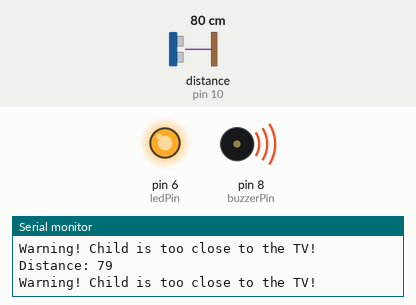
Recording of a sketch running on a simulated Arduino Uno, built with avr-gcc and run on an emulated ATmega328P. Parts: output pins drawn as LEDs (lit = HIGH), buzzer (waves = sounding, pin HIGH), the last lines printed to the serial monitor. Wiring (inferred from the names in the program): ultrasonic range finder: trigger pin 9; echo pin 10. The test bench sets the inputs (shaded band); at power-on: distance to the obstacle (sensor on pin 10) 80 cm. The echo pulse lasts 58.3 µs per cm; pins used as bus, display or sensor lines are not drawn.

Above: at 1.3 s.
1.4 s: distance to the obstacle (sensor on pin 10) set to 120 cm
At 2.3 s:
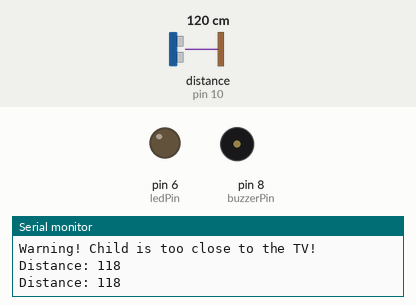
3.0 s: distance to the obstacle (sensor on pin 10) set to 2 cm
At 4.1 s:
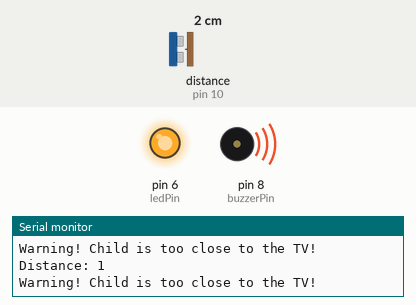
6.0 s: distance to the obstacle (sensor on pin 10) set to 250 cm
At 7.1 s:
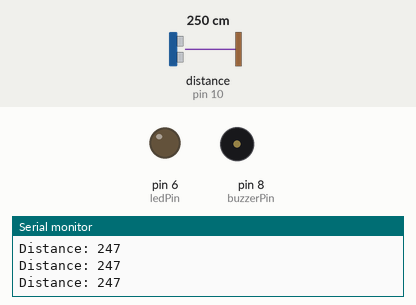
7.5 s: distance to the obstacle (sensor on pin 10) set to 4 cm
At 8.2 s:
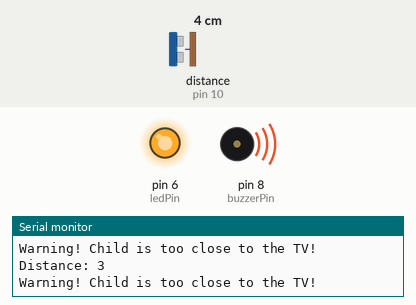
Timing chart, 0 to 10.0 s (numbered marks = the images above; inputs shaded):
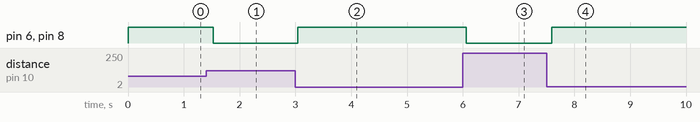

Measured:
- after the input at 1.4 s, pin 6 (ledPin), pin 8 (buzzerPin): HIGH → LOW after 0.13 s
- after the input at 3.0 s, pin 6 (ledPin), pin 8 (buzzerPin): LOW → HIGH at once
- after the input at 6.0 s, pin 6 (ledPin), pin 8 (buzzerPin): HIGH → LOW after 0.06 s
- after the input at 7.5 s, pin 6 (ledPin), pin 8 (buzzerPin): LOW → HIGH after 0.09 s

The sketch:

Child_safety_From_Tv.ino
```cpp
const int trigPin = 9;   // Ultrasonic sensor trigger pin
const int echoPin = 10;  // Ultrasonic sensor echo pin
const int buzzerPin = 8; // Buzzer pin
const int ledPin = 6;    // LED pin (optional for warning)

const int safeDistance = 100;  // Safe distance in cm

void setup() {
  pinMode(trigPin, OUTPUT);
  pinMode(echoPin, INPUT);
  pinMode(buzzerPin, OUTPUT);
  pinMode(ledPin, OUTPUT);

  Serial.begin(9600); // Start serial communication for debugging
}

void loop() {
  long duration, distance;

  // Send a 10us pulse to trigger the sensor
  digitalWrite(trigPin, LOW);
  delayMicroseconds(2);
  digitalWrite(trigPin, HIGH);
  delayMicroseconds(10);
  digitalWrite(trigPin, LOW);

  // Read the echo and calculate the distance
  duration = pulseIn(echoPin, HIGH);
  distance = duration * 0.034 / 2;  // Convert to distance in cm

  // Print the distance for debugging
  Serial.print("Distance: ");
  Serial.println(distance);

  // If the child is too close (below the safe distance)
  if (distance < safeDistance) {
    digitalWrite(buzzerPin, HIGH);  // Sound the buzzer (or turn off TV)
    digitalWrite(ledPin, HIGH);     // Turn on the warning LED
    Serial.println("Warning! Child is too close to the TV!");
  } else {
    digitalWrite(buzzerPin, LOW);   // Turn off the buzzer
    digitalWrite(ledPin, LOW);      // Turn off the warning LED
  }

  delay(500);  // Small delay before next measurement
}
```
